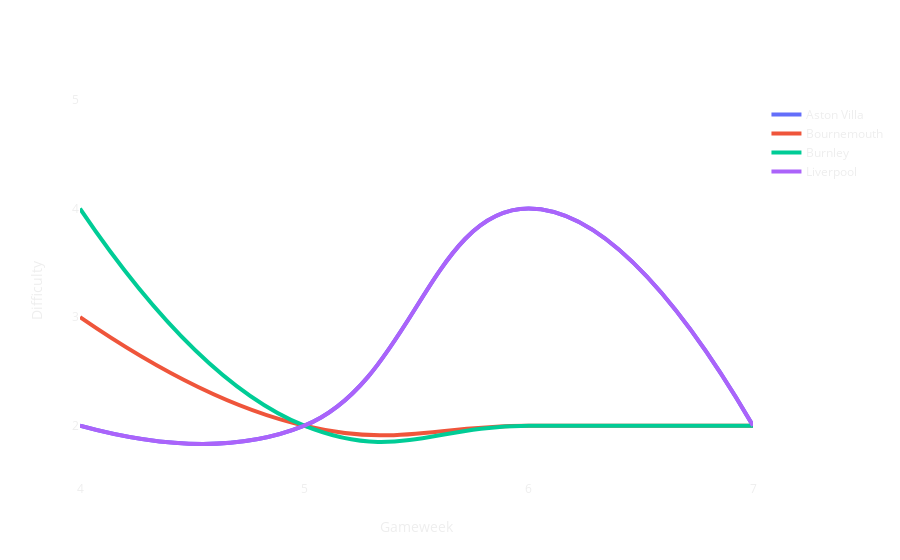

Notebook code cell kept with this figure:
### Code cell
next_fixtures_plot(fix,limit_diff=10)

### Figure 1 — Plotly figure (JSON) as saved in the notebook; plotly's stock layout.template omitted (floating-point values rounded to 4 significant figures)
{"data": [{"hoverlabel": {"bgcolor": "white", "bordercolor": "#404040", "font": {"color": "#404040"}}, "hovertemplate": "<b>Aston Villa</b></br></br>vs %{text}</br></br><extra></extra>", "line": {"shape": "spline", "smoothing": 1.3, "width": 4}, "mode": "lines", "name": "Aston Villa", "text": ["Crystal Palace (A)", "West Ham (H)", "Arsenal (A)", "Burnley (H)"], "type": "scatter", "x": [4, 5, 6, 7], "y": [2, 2, 4, 2]}, {"hoverlabel": {"bgcolor": "white", "bordercolor": "#404040", "font": {"color": "#404040"}}, "hovertemplate": "<b>Bournemouth</b></br></br>vs %{text}</br></br><extra></extra>", "line": {"shape": "spline", "smoothing": 1.3, "width": 4}, "mode": "lines", "name": "Bournemouth", "text": ["Leicester (A)", "Everton (H)", "Southampton (A)", "West Ham (H)"], "type": "scatter", "x": [4, 5, 6, 7], "y": [3, 2, 2, 2]}, {"hoverlabel": {"bgcolor": "white", "bordercolor": "#404040", "font": {"color": "#404040"}}, "hovertemplate": "<b>Burnley</b></br></br>vs %{text}</br></br><extra></extra>", "line": {"shape": "spline", "smoothing": 1.3, "width": 4}, "mode": "lines", "name": "Burnley", "text": ["Liverpool (H)", "Brighton (A)", "Norwich (H)", "Aston Villa (A)"], "type": "scatter", "x": [4, 5, 6, 7], "y": [4, 2, 2, 2]}, {"hoverlabel": {"bgcolor": "white", "bordercolor": "#404040", "font": {"color": "#404040"}}, "hovertemplate": "<b>Liverpool</b></br></br>vs %{text}</br></br><extra></extra>", "line": {"shape": "spline", "smoothing": 1.3, "width": 4}, "mode": "lines", "name": "Liverpool", "text": ["Burnley (A)", "Newcastle (H)", "Chelsea (A)", "Sheffield Utd (A)"], "type": "scatter", "x": [4, 5, 6, 7], "y": [2, 2, 4, 2]}], "layout": {"hovermode": "x", "legend": {"bgcolor": "rgba(0,0,0,0)", "font": {"color": "#eee"}, "traceorder": "normal"}, "paper_bgcolor": "rgba(0,0,0,0)", "plot_bgcolor": "rgba(0,0,0,0)", "scene": {"bgcolor": "rgba(0,0,0,0)"}, "xaxis": {"color": "#eee", "dtick": 1, "range": [[3], [8]], "showgrid": false, "tick0": 1, "title": {"text": "Gameweek"}, "zeroline": false}, "yaxis": {"color": "#eee", "dtick": 1, "range": [1.5, 5], "showgrid": false, "tick0": 1, "title": {"text": "Difficulty"}, "zeroline": false}}}
